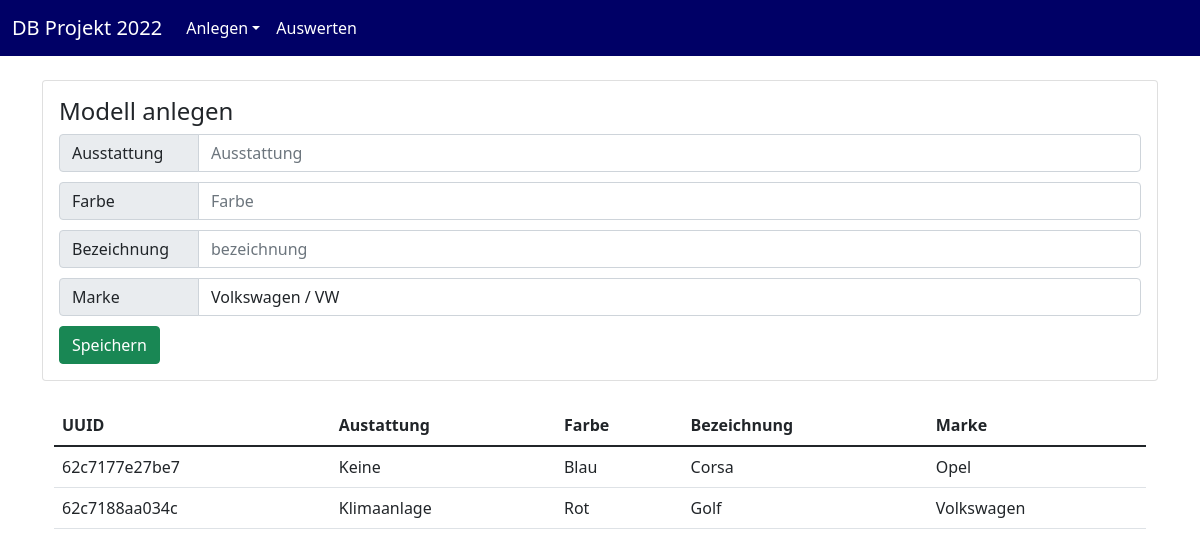
/createPages/createModell.php, run on the app's committed database.
### tables this page shows
CREATE TABLE `module_modells` (
  `uuid_modell` varchar(255) NOT NULL,
  `uuid_marken` varchar(255) NOT NULL,
  `ausstattung` varchar(255) DEFAULT NULL,
  `farbe` varchar(255) DEFAULT NULL,
  `bezeichnung` varchar(255) DEFAULT NULL
);

CREATE TABLE `module_marken` (
  `uuid_marken` varchar(255) NOT NULL,
  `name` varchar(255) DEFAULT NULL,
  `abkuerzung` varchar(255) DEFAULT NULL
);

### createPages/createModell.php (the view, shortened to what this page needs)
<!DOCTYPE html>
<html lang="en">
<head>
    <link href="https://cdn.jsdelivr.net/npm/bootstrap@5.1.3/dist/css/bootstrap.min.css" rel="stylesheet">
    <?php
    $servername = "localhost";
    $username = "software";
    $password = "GYdSQUW4fc0Dwh88";
    $dbname = "berufsschule_sql";
    $conn = new mysqli($servername, $username, $password, $dbname);
    ?>
</head>
<body>
<nav class="navbar navbar-expand-sm bg-primary navbar-dark" style="background-color: rgb(0,0,102)!important;">
    <div class="container-fluid">
        <a class="navbar-brand" href="/BS_DB_2022/index.php">DB Projekt 2022</a>
        <div class="collapse navbar-collapse" id="collapsibleNavbar">
            <ul class="navbar-nav">
                <li class="nav-item dropdown">
                    <a class="nav-link dropdown-toggle text-white" href="#" role="button" data-bs-toggle="dropdown">Anlegen</a>
                </li>
                <a class="nav-link text-white" href="/BS_DB_2022/auswertung.php" role="button">Auswerten</a>
            </ul>
        </div>
    </div>
</nav>
<br>
<div class="container">
    <div class="card card-body">
        <form action="/input/inputModell.php" method="post">
            <h4 class="card-title">Modell anlegen</h4>
            <div class="input-group" style="margin-bottom: 10px">
                <span class="input-group-text label">Ausstattung</span>
                <input type="text" class="form-control" placeholder="Ausstattung" name="ausstattung">
            </div>
            <div class="input-group " style="margin-bottom: 10px">
                <span class="input-group-text label">Farbe</span>
                <input type="text" class="form-control" placeholder="Farbe" name="farbe">
            </div>
            <div class="input-group " style="margin-bottom: 10px">
                <span class="input-group-text label">Bezeichnung</span>
                <input type="text" class="form-control" placeholder="bezeichnung" name="bezeichnung">
            </div>
            <div class="input-group " style="margin-bottom: 10px">
                <span class="input-group-text label">Marke</span>
                <select type="text" class="form-control" name="marke">
                    <?php
                    $sql = "SELECT * FROM module_marken";
                    $result = $conn->query($sql);
                    if ($result->num_rows > 0) {
                        while ($row = $result->fetch_assoc()) {
                            echo "<option value='" . $row["uuid_marken"] . "'>" . $row["name"] . " / " . $row["abkuerzung"] . "</option>";
                        }
                    } else {
                        echo "0 results";
                    }
                    ?>
                </select>
            </div>
            <button class="btn btn-success" type="submit">Speichern</button>
        </form>
    </div>
    <br/>
    <div class="container">
    <table class="table ">
        <thead>
        <tr>
            <th>UUID</th>
            <th>Austattung</th>
            <th>Farbe</th>
            <th>Bezeichnung</th>
            <th>Marke</th>
        </tr>
        </thead>
        <tbody>
        <?php
        $sql = "SELECT * FROM module_modells, module_marken WHERE module_modells.uuid_marken = module_marken.uuid_marken";
        $result = $conn->query($sql);
        if ($result->num_rows > 0) {
            while ($row = $result->fetch_assoc()) {
                echo "<tr><td>" . $row["uuid_modell"] . "</td><td>" . $row["ausstattung"] . "</td><td>" . $row["farbe"] . "</td><td>" . $row["bezeichnung"]. "</td><td>" . $row["name"] . "</td></tr>";
            }
        } else {
            echo "0 results";
        }
        ?>
        </tbody>
    </table>
    </div>
</div>
</body>
</html>

### createPages/createModell.php (style rules this page uses)
.label { min-width: 140px; }

### data on the page
module_modells: uuid_modell "62c7177e27be7", ausstattung "Keine", farbe "Blau", bezeichnung "Corsa", uuid_marken.name "Opel"
module_modells: uuid_modell "62c7188aa034c", ausstattung "Klimaanlage", farbe "Rot", bezeichnung "Golf", uuid_marken.name "Volkswagen"

### other printed values
form field marke "Volkswagen / VW"
